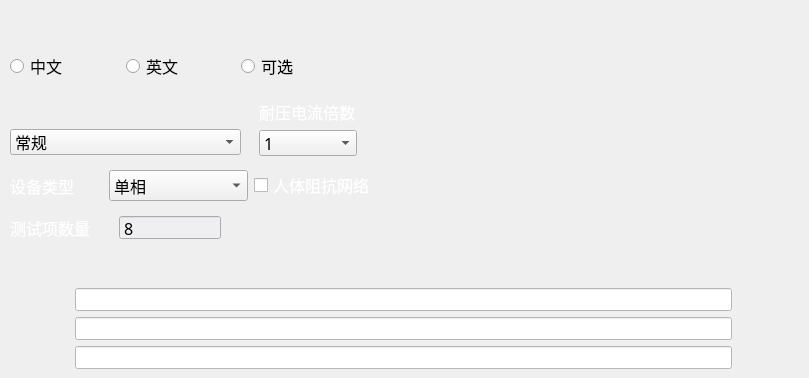
       <widget class="QWidget" name="page_6">
        <widget class="QToolButton" name="toolButton_14">
         <property name="geometry">
          <rect>
           <x>660</x>
           <y>10</y>
           <width>140</width>
           <height>40</height>
          </rect>
         </property>
         <property name="font">
          <font>
           <family>微软雅黑</family>
           <pointsize>12</pointsize>
          </font>
         </property>
         <property name="whatsThis">
          <string/>
         </property>
         <property name="styleSheet">
          <string notr="true">QToolButton
{
background-color:transparent;
color: rgb(239, 239, 241);
border:0px;
}</string>
         </property>
         <property name="text">
          <string>保存</string>
         </property>
         <property name="icon">
          <iconset resource="image.qrc">
           <normaloff>:/resource/保存.png</normaloff>:/resource/保存.png</iconset>
         </property>
         <property name="iconSize">
          <size>
           <width>30</width>
           <height>30</height>
          </size>
         </property>
         <property name="toolButtonStyle">
          <enum>Qt::ToolButtonTextBesideIcon</enum>
         </property>
        </widget>
        <widget class="QWidget" name="layoutWidget">
         <property name="geometry">
          <rect>
           <x>10</x>
           <y>20</y>
           <width>341</width>
           <height>61</height>
          </rect>
         </property>
         <layout class="QGridLayout" name="gridLayout_4">
          <item row="0" column="0">
           <widget class="QLabel" name="label_4">
            <property name="font">
             <font>
              <family>微软雅黑</family>
              <pointsize>12</pointsize>
             </font>
            </property>
            <property name="styleSheet">
             <string notr="true">color: rgb(239, 239, 241);</string>
            </property>
            <property name="text">
             <string>语言设置</string>
            </property>
           </widget>
          </item>
          <item row="1" column="0">
           <widget class="QRadioButton" name="radioButton">
            <property name="font">
             <font>
              <family>微软雅黑</family>
              <pointsize>12</pointsize>
             </font>
            </property>
            <property name="styleSheet">
             <string notr="true"/>
            </property>
            <property name="text">
             <string>中文</string>
            </property>
           </widget>
          </item>
          <item row="1" column="1">
           <widget class="QRadioButton" name="radioButton_2">
            <property name="font">
             <font>
              <family>微软雅黑</family>
              <pointsize>12</pointsize>
             </font>
            </property>
            <property name="text">
             <string>英文</string>
            </property>
           </widget>
          </item>
          <item row="1" column="2">
           <widget class="QRadioButton" name="radioButton_5">
            <property name="font">
             <font>
              <family>微软雅黑</family>
              <pointsize>12</pointsize>
             </font>
            </property>
            <property name="text">
             <string>可选</string>
            </property>
           </widget>
          </item>
         </layout>
        </widget>
        <widget class="QWidget" name="layoutWidget">
         <property name="geometry">
          <rect>
           <x>11</x>
           <y>258</y>
           <width>721</width>
           <height>111</height>
          </rect>
         </property>
         <layout class="QGridLayout" name="gridLayout_2">
          <property name="horizontalSpacing">
           <number>0</number>
          </property>
          <property name="verticalSpacing">
           <number>6</number>
          </property>
          <item row="0" column="0">
           <widget class="QLabel" name="label_5">
            <property name="font">
             <font>
              <family>微软雅黑</family>
              <pointsize>12</pointsize>
             </font>
            </property>
            <property name="styleSheet">
             <string notr="true">color: rgb(239, 239, 241);</string>
            </property>
            <property name="text">
             <string>辅助信息</string>
            </property>
           </widget>
          </item>
          <item row="1" column="0">
           <widget class="QLabel" name="label_29">
            <property name="font">
             <font>
              <family>微软雅黑</family>
              <pointsize>12</pointsize>
             </font>
            </property>
            <property name="styleSheet">
             <string notr="true">color: rgb(239, 239, 241);</string>
            </property>
            <property name="text">
             <string>信息1</string>
            </property>
           </widget>
          </item>
          <item row="1" column="1">
           <widget class="QLineEdit" name="lineEdit_4">
            <property name="font">
             <font>
              <family>微软雅黑</family>
              <pointsize>12</pointsize>
             </font>
            </property>
            <property name="styleSheet">
             <string notr="true">QLineEdit
{
background-color: rgb(255, 255, 255);
}</string>
            </property>
           </widget>
          </item>
          <item row="2" column="0">
           <widget class="QLabel" name="label_30">
            <property name="font">
             <font>
              <family>微软雅黑</family>
              <pointsize>12</pointsize>
             </font>
            </property>
            <property name="styleSheet">
             <string notr="true">color: rgb(239, 239, 241);</string>
            </property>
            <property name="text">
             <string>信息2</string>
            </property>
           </widget>
          </item>
          <item row="2" column="1">
           <widget class="QLineEdit" name="lineEdit_14">
            <property name="font">
             <font>
              <family>微软雅黑</family>
              <pointsize>12</pointsize>
             </font>
            </property>
            <property name="styleSheet">
             <string notr="true">QLineEdit
{
background-color: rgb(255, 255, 255);
}</string>
            </property>
           </widget>
          </item>
          <item row="3" column="0">
           <widget class="QLabel" name="label_31">
            <property name="font">
             <font>
              <family>微软雅黑</family>
              <pointsize>12</pointsize>
             </font>
            </property>
            <property name="styleSheet">
             <string notr="true">color: rgb(239, 239, 241);</string>
            </property>
            <property name="text">
             <string>信息3</string>
            </property>
           </widget>
          </item>
          <item row="3" column="1">
           <widget class="QLineEdit" name="lineEdit_15">
            <property name="font">
             <font>
              <family>微软雅黑</family>
              <pointsize>12</pointsize>
             </font>
            </property>
            <property name="styleSheet">
             <string notr="true">QLineEdit
{
background-color: rgb(255, 255, 255);
}</string>
            </property>
           </widget>
          </item>
         </layout>
        </widget>
        <widget class="QWidget" name="layoutWidget">
         <property name="geometry">
          <rect>
           <x>10</x>
           <y>170</y>
           <width>541</width>
           <height>31</height>
          </rect>
         </property>
         <layout class="QHBoxLayout" name="horizontalLayout_6" stretch="4,5">
          <item>
           <layout class="QHBoxLayout" name="horizontalLayout" stretch="2,3">
            <item>
             <widget class="QLabel" name="label_24">
              <property name="font">
               <font>
                <family>微软雅黑</family>
                <pointsize>12</pointsize>
                <weight>50</weight>
                <bold>false</bold>
               </font>
              </property>
              <property name="styleSheet">
               <string notr="true">color: rgb(255, 255, 255);</string>
              </property>
              <property name="text">
               <string>设备类型</string>
              </property>
             </widget>
            </item>
            <item>
             <widget class="QComboBox" name="comboBox_6">
              <property name="font">
               <font>
                <family>微软雅黑</family>
                <pointsize>12</pointsize>
                <weight>50</weight>
                <bold>false</bold>
               </font>
              </property>
              <property name="styleSheet">
               <string notr="true">background-color: rgb(239, 239, 241);</string>
              </property>
              <item>
               <property name="text">
                <string>单相</string>
               </property>
              </item>
              <item>
               <property name="text">
                <string>三相</string>
               </property>
              </item>
              <item>
               <property name="text">
                <string>三相静</string>
               </property>
              </item>
             </widget>
            </item>
           </layout>
          </item>
          <item>
           <widget class="QCheckBox" name="checkBox_3">
            <property name="font">
             <font>
              <family>微软雅黑</family>
              <pointsize>12</pointsize>
             </font>
            </property>
            <property name="styleSheet">
             <string notr="true">color: rgb(255, 255, 255);</string>
            </property>
            <property name="text">
             <string>人体阻抗网络</string>
            </property>
           </widget>
          </item>
         </layout>
        </widget>
        <widget class="QWidget" name="layoutWidget">
         <property name="geometry">
          <rect>
           <x>10</x>
           <y>215</y>
           <width>211</width>
           <height>25</height>
          </rect>
         </property>
         <layout class="QHBoxLayout" name="horizontalLayout_3">
          <item>
           <widget class="QLabel" name="label_18">
            <property name="font">
             <font>
              <family>微软雅黑</family>
              <pointsize>12</pointsize>
             </font>
            </property>
            <property name="styleSheet">
             <string notr="true">color: rgb(255, 255, 255);
border:0px;</string>
            </property>
            <property name="text">
             <string>测试项数量</string>
            </property>
            <property name="alignment">
             <set>Qt::AlignLeading|Qt::AlignLeft|Qt::AlignVCenter</set>
            </property>
           </widget>
          </item>
          <item>
           <widget class="QSpinBox" name="spinBox_8">
            <property name="font">
             <font>
              <family>微软雅黑</family>
              <pointsize>12</pointsize>
             </font>
            </property>
            <property name="styleSheet">
             <string notr="true">background-color: rgb(239, 239, 241);</string>
            </property>
            <property name="wrapping">
             <bool>false</bool>
            </property>
            <property name="frame">
             <bool>true</bool>
            </property>
            <property name="buttonSymbols">
             <enum>QAbstractSpinBox::NoButtons</enum>
            </property>
            <property name="minimum">
             <number>1</number>
            </property>
            <property name="maximum">
             <number>20</number>
            </property>
            <property name="value">
             <number>8</number>
            </property>
           </widget>
          </item>
         </layout>
        </widget>
        <widget class="QWidget" name="layoutWidget">
         <property name="geometry">
          <rect>
           <x>10</x>
           <y>99</y>
           <width>231</width>
           <height>56</height>
          </rect>
         </property>
         <layout class="QVBoxLayout" name="verticalLayout_3">
          <item>
           <widget class="QLabel" name="label_27">
            <property name="font">
             <font>
              <family>微软雅黑</family>
              <pointsize>12</pointsize>
             </font>
            </property>
            <property name="styleSheet">
             <string notr="true">color: rgb(239, 239, 241);</string>
            </property>
            <property name="text">
             <string>通讯协议</string>
            </property>
           </widget>
          </item>
          <item>
           <widget class="QComboBox" name="comboBox_12">
            <property name="font">
             <font>
              <family>微软雅黑</family>
              <pointsize>12</pointsize>
              <weight>50</weight>
              <bold>false</bold>
             </font>
            </property>
            <property name="styleSheet">
             <string notr="true">background-color: rgb(239, 239, 241);</string>
            </property>
            <item>
             <property name="text">
              <string>常规</string>
             </property>
            </item>
            <item>
             <property name="text">
              <string>合肥海尔</string>
             </property>
            </item>
            <item>
             <property name="text">
              <string>多档功率</string>
             </property>
            </item>
            <item>
             <property name="text">
              <string>耐压、绝缘冷热态</string>
             </property>
            </item>
            <item>
             <property name="text">
              <string>带电参表</string>
             </property>
            </item>
            <item>
             <property name="text">
              <string>低功耗多档功率</string>
             </property>
            </item>
            <item>
             <property name="text">
              <string>雪圣B方案</string>
             </property>
            </item>
           </widget>
          </item>
         </layout>
        </widget>
        <widget class="QWidget" name="layoutWidget">
         <property name="geometry">
          <rect>
           <x>259</x>
           <y>100</y>
           <width>98</width>
           <height>56</height>
          </rect>
         </property>
         <layout class="QVBoxLayout" name="verticalLayout_4">
          <item>
           <widget class="QLabel" name="label_53">
            <property name="font">
             <font>
              <family>微软雅黑</family>
              <pointsize>12</pointsize>
              <weight>50</weight>
              <bold>false</bold>
             </font>
            </property>
            <property name="styleSheet">
             <string notr="true">color: rgb(255, 255, 255);</string>
            </property>
            <property name="text">
             <string>耐压电流倍数</string>
            </property>
           </widget>
          </item>
          <item>
           <widget class="QComboBox" name="comboBox_18">
            <property name="font">
             <font>
              <family>微软雅黑</family>
              <pointsize>12</pointsize>
              <weight>50</weight>
              <bold>false</bold>
             </font>
            </property>
            <property name="styleSheet">
             <string notr="true">background-color: rgb(239, 239, 241);</string>
            </property>
            <property name="currentText">
             <string>1</string>
            </property>
            <item>
             <property name="text">
              <string>1</string>
             </property>
            </item>
            <item>
             <property name="text">
              <string>10</string>
             </property>
            </item>
           </widget>
          </item>
         </layout>
        </widget>
       </widget>
